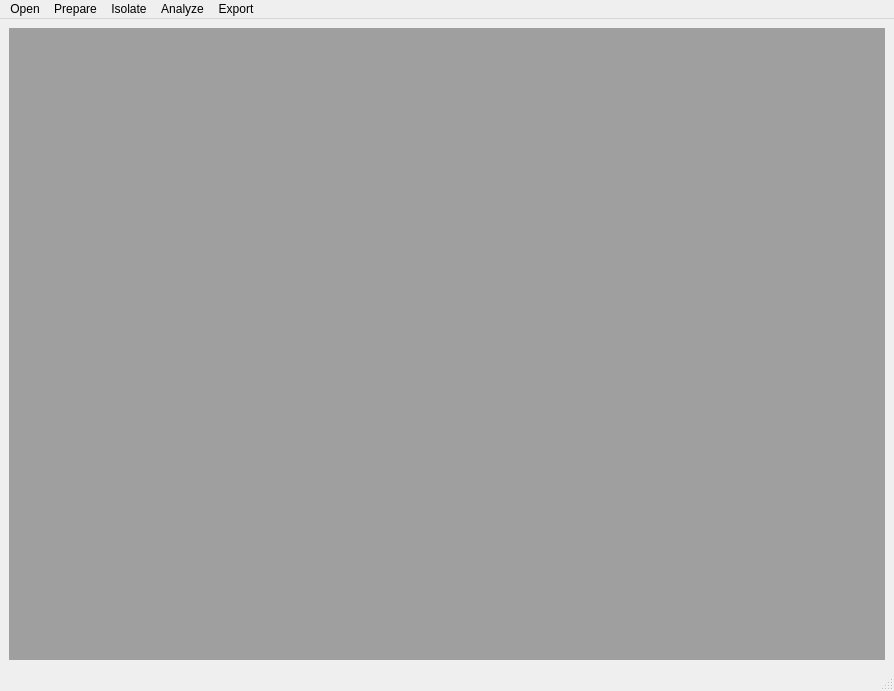
<?xml version="1.0" encoding="UTF-8"?>
<ui version="4.0">
 <class>MDIMainWindow</class>
 <widget class="QMainWindow" name="MDIMainWindow">
  <property name="geometry">
   <rect>
    <x>0</x>
    <y>0</y>
    <width>894</width>
    <height>691</height>
   </rect>
  </property>
  <property name="windowTitle">
   <string>MVP1</string>
  </property>
  <widget class="QWidget" name="centralwidget">
   <layout class="QVBoxLayout" name="verticalLayout_2">
    <item>
     <layout class="QVBoxLayout" name="verticalLayout">
      <item>
       <widget class="QMdiArea" name="mdiArea"/>
      </item>
     </layout>
    </item>
   </layout>
  </widget>
  <widget class="QMenuBar" name="menubar">
   <property name="geometry">
    <rect>
     <x>0</x>
     <y>0</y>
     <width>894</width>
     <height>21</height>
    </rect>
   </property>
   <widget class="QMenu" name="menuOpen">
    <property name="title">
     <string>Open</string>
    </property>
    <addaction name="actionTIFF"/>
    <addaction name="actionFolder"/>
    <addaction name="separator"/>
   </widget>
   <widget class="QMenu" name="menuPrepare">
    <property name="title">
     <string>Prepare</string>
    </property>
    <addaction name="actionStart_wizard"/>
   </widget>
   <widget class="QMenu" name="menuIsolate">
    <property name="title">
     <string>Isolate</string>
    </property>
    <addaction name="actionStart_wizard_2"/>
   </widget>
   <widget class="QMenu" name="menuAnalyze">
    <property name="title">
     <string>Analyze</string>
    </property>
    <addaction name="actionStart_wizard_3"/>
   </widget>
   <widget class="QMenu" name="menuExport">
    <property name="title">
     <string>Export</string>
    </property>
   </widget>
   <addaction name="menuOpen"/>
   <addaction name="menuPrepare"/>
   <addaction name="menuIsolate"/>
   <addaction name="menuAnalyze"/>
   <addaction name="menuExport"/>
  </widget>
  <widget class="QStatusBar" name="statusbar"/>
  <action name="actionTIFF">
   <property name="text">
    <string>TIFF</string>
   </property>
   <property name="toolTip">
    <string>.tiff, .tif</string>
   </property>
  </action>
  <action name="actionClose">
   <property name="text">
    <string>Close</string>
   </property>
  </action>
  <action name="actionFolder">
   <property name="text">
    <string>Folder</string>
   </property>
  </action>
  <action name="actionStart_wizard">
   <property name="text">
    <string>Start wizard</string>
   </property>
  </action>
  <action name="actionStart_wizard_2">
   <property name="text">
    <string>Start wizard</string>
   </property>
  </action>
  <action name="actionStart_wizard_3">
   <property name="text">
    <string>Start wizard</string>
   </property>
  </action>
 </widget>
 <resources/>
 <connections/>
</ui>
